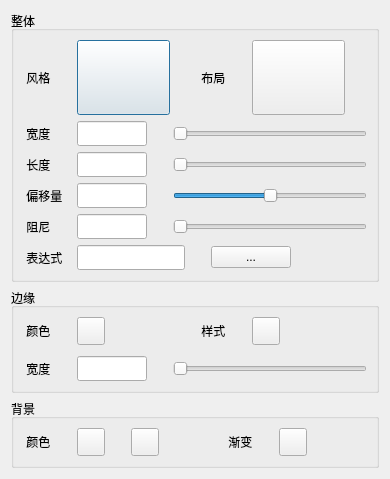
<?xml version="1.0" encoding="UTF-8"?>
<ui version="4.0">
 <class>CRulerMarkerDialog</class>
 <widget class="QDialog" name="CRulerMarkerDialog">
  <property name="geometry">
   <rect>
    <x>0</x>
    <y>0</y>
    <width>390</width>
    <height>474</height>
   </rect>
  </property>
  <property name="windowTitle">
   <string>Dialog</string>
  </property>
  <layout class="QGridLayout" name="gridLayout_4">
   <item row="0" column="0">
    <widget class="QGroupBox" name="groupBox">
     <property name="title">
      <string>整体</string>
     </property>
     <layout class="QGridLayout" name="gridLayout">
      <item row="0" column="0">
       <layout class="QHBoxLayout" name="horizontalLayout">
        <item>
         <widget class="QLabel" name="label">
          <property name="text">
           <string> 风格</string>
          </property>
         </widget>
        </item>
        <item>
         <spacer name="horizontalSpacer">
          <property name="orientation">
           <enum>Qt::Horizontal</enum>
          </property>
          <property name="sizeType">
           <enum>QSizePolicy::Fixed</enum>
          </property>
          <property name="sizeHint" stdset="0">
           <size>
            <width>20</width>
            <height>20</height>
           </size>
          </property>
         </spacer>
        </item>
        <item>
         <widget class="QPushButton" name="rMarkerStyBtn">
          <property name="minimumSize">
           <size>
            <width>93</width>
            <height>75</height>
           </size>
          </property>
          <property name="maximumSize">
           <size>
            <width>93</width>
            <height>75</height>
           </size>
          </property>
          <property name="text">
           <string/>
          </property>
         </widget>
        </item>
        <item>
         <spacer name="horizontalSpacer_2">
          <property name="orientation">
           <enum>Qt::Horizontal</enum>
          </property>
          <property name="sizeHint" stdset="0">
           <size>
            <width>40</width>
            <height>20</height>
           </size>
          </property>
         </spacer>
        </item>
        <item>
         <widget class="QLabel" name="label_12">
          <property name="text">
           <string> 布局</string>
          </property>
         </widget>
        </item>
        <item>
         <spacer name="horizontalSpacer_3">
          <property name="orientation">
           <enum>Qt::Horizontal</enum>
          </property>
          <property name="sizeType">
           <enum>QSizePolicy::Fixed</enum>
          </property>
          <property name="sizeHint" stdset="0">
           <size>
            <width>20</width>
            <height>20</height>
           </size>
          </property>
         </spacer>
        </item>
        <item>
         <widget class="QPushButton" name="rMarkerarrange">
          <property name="minimumSize">
           <size>
            <width>93</width>
            <height>75</height>
           </size>
          </property>
          <property name="maximumSize">
           <size>
            <width>93</width>
            <height>75</height>
           </size>
          </property>
          <property name="text">
           <string/>
          </property>
         </widget>
        </item>
        <item>
         <spacer name="horizontalSpacer_4">
          <property name="orientation">
           <enum>Qt::Horizontal</enum>
          </property>
          <property name="sizeHint" stdset="0">
           <size>
            <width>40</width>
            <height>20</height>
           </size>
          </property>
         </spacer>
        </item>
       </layout>
      </item>
      <item row="1" column="0">
       <layout class="QHBoxLayout" name="horizontalLayout_2">
        <item>
         <widget class="QLabel" name="label_2">
          <property name="text">
           <string> 宽度</string>
          </property>
         </widget>
        </item>
        <item>
         <spacer name="horizontalSpacer_5">
          <property name="orientation">
           <enum>Qt::Horizontal</enum>
          </property>
          <property name="sizeType">
           <enum>QSizePolicy::Fixed</enum>
          </property>
          <property name="sizeHint" stdset="0">
           <size>
            <width>20</width>
            <height>20</height>
           </size>
          </property>
         </spacer>
        </item>
        <item>
         <widget class="QLineEdit" name="rWidEdit">
          <property name="minimumSize">
           <size>
            <width>70</width>
            <height>25</height>
           </size>
          </property>
          <property name="maximumSize">
           <size>
            <width>70</width>
            <height>25</height>
           </size>
          </property>
         </widget>
        </item>
        <item>
         <spacer name="horizontalSpacer_6">
          <property name="orientation">
           <enum>Qt::Horizontal</enum>
          </property>
          <property name="sizeType">
           <enum>QSizePolicy::Fixed</enum>
          </property>
          <property name="sizeHint" stdset="0">
           <size>
            <width>20</width>
            <height>20</height>
           </size>
          </property>
         </spacer>
        </item>
        <item>
         <widget class="QSlider" name="rWidSlider">
          <property name="minimum">
           <number>10</number>
          </property>
          <property name="maximum">
           <number>250</number>
          </property>
          <property name="orientation">
           <enum>Qt::Horizontal</enum>
          </property>
         </widget>
        </item>
       </layout>
      </item>
      <item row="2" column="0">
       <layout class="QHBoxLayout" name="horizontalLayout_3">
        <item>
         <widget class="QLabel" name="label_3">
          <property name="text">
           <string> 长度</string>
          </property>
         </widget>
        </item>
        <item>
         <spacer name="horizontalSpacer_7">
          <property name="orientation">
           <enum>Qt::Horizontal</enum>
          </property>
          <property name="sizeType">
           <enum>QSizePolicy::Fixed</enum>
          </property>
          <property name="sizeHint" stdset="0">
           <size>
            <width>20</width>
            <height>20</height>
           </size>
          </property>
         </spacer>
        </item>
        <item>
         <widget class="QLineEdit" name="rLenEdit">
          <property name="minimumSize">
           <size>
            <width>70</width>
            <height>25</height>
           </size>
          </property>
          <property name="maximumSize">
           <size>
            <width>70</width>
            <height>25</height>
           </size>
          </property>
         </widget>
        </item>
        <item>
         <spacer name="horizontalSpacer_8">
          <property name="orientation">
           <enum>Qt::Horizontal</enum>
          </property>
          <property name="sizeType">
           <enum>QSizePolicy::Fixed</enum>
          </property>
          <property name="sizeHint" stdset="0">
           <size>
            <width>20</width>
            <height>20</height>
           </size>
          </property>
         </spacer>
        </item>
        <item>
         <widget class="QSlider" name="rLenSlider">
          <property name="minimum">
           <number>10</number>
          </property>
          <property name="maximum">
           <number>1000</number>
          </property>
          <property name="orientation">
           <enum>Qt::Horizontal</enum>
          </property>
         </widget>
        </item>
       </layout>
      </item>
      <item row="3" column="0">
       <layout class="QHBoxLayout" name="horizontalLayout_4">
        <item>
         <widget class="QLabel" name="label_4">
          <property name="text">
           <string> 偏移量</string>
          </property>
         </widget>
        </item>
        <item>
         <spacer name="horizontalSpacer_9">
          <property name="orientation">
           <enum>Qt::Horizontal</enum>
          </property>
          <property name="sizeType">
           <enum>QSizePolicy::Fixed</enum>
          </property>
          <property name="sizeHint" stdset="0">
           <size>
            <width>8</width>
            <height>20</height>
           </size>
          </property>
         </spacer>
        </item>
        <item>
         <widget class="QLineEdit" name="rOffsetEdit">
          <property name="minimumSize">
           <size>
            <width>70</width>
            <height>25</height>
           </size>
          </property>
          <property name="maximumSize">
           <size>
            <width>70</width>
            <height>25</height>
           </size>
          </property>
         </widget>
        </item>
        <item>
         <spacer name="horizontalSpacer_10">
          <property name="orientation">
           <enum>Qt::Horizontal</enum>
          </property>
          <property name="sizeType">
           <enum>QSizePolicy::Fixed</enum>
          </property>
          <property name="sizeHint" stdset="0">
           <size>
            <width>20</width>
            <height>20</height>
           </size>
          </property>
         </spacer>
        </item>
        <item>
         <widget class="QSlider" name="rOffsetSlider">
          <property name="minimum">
           <number>-550</number>
          </property>
          <property name="maximum">
           <number>550</number>
          </property>
          <property name="orientation">
           <enum>Qt::Horizontal</enum>
          </property>
         </widget>
        </item>
       </layout>
      </item>
      <item row="4" column="0">
       <layout class="QHBoxLayout" name="horizontalLayout_5">
        <item>
         <widget class="QLabel" name="label_5">
          <property name="text">
           <string> 阻尼</string>
          </property>
         </widget>
        </item>
        <item>
         <spacer name="horizontalSpacer_11">
          <property name="orientation">
           <enum>Qt::Horizontal</enum>
          </property>
          <property name="sizeType">
           <enum>QSizePolicy::Fixed</enum>
          </property>
          <property name="sizeHint" stdset="0">
           <size>
            <width>20</width>
            <height>20</height>
           </size>
          </property>
         </spacer>
        </item>
        <item>
         <widget class="QLineEdit" name="rStepEdit">
          <property name="minimumSize">
           <size>
            <width>70</width>
            <height>25</height>
           </size>
          </property>
          <property name="maximumSize">
           <size>
            <width>70</width>
            <height>25</height>
           </size>
          </property>
         </widget>
        </item>
        <item>
         <spacer name="horizontalSpacer_12">
          <property name="orientation">
           <enum>Qt::Horizontal</enum>
          </property>
          <property name="sizeType">
           <enum>QSizePolicy::Fixed</enum>
          </property>
          <property name="sizeHint" stdset="0">
           <size>
            <width>20</width>
            <height>20</height>
           </size>
          </property>
         </spacer>
        </item>
        <item>
         <widget class="QSlider" name="rStepSlider">
          <property name="maximum">
           <number>10</number>
          </property>
          <property name="orientation">
           <enum>Qt::Horizontal</enum>
          </property>
         </widget>
        </item>
       </layout>
      </item>
      <item row="5" column="0">
       <layout class="QHBoxLayout" name="horizontalLayout_6">
        <item>
         <widget class="QLabel" name="label_6">
          <property name="text">
           <string> 表达式</string>
          </property>
         </widget>
        </item>
        <item>
         <spacer name="horizontalSpacer_13">
          <property name="orientation">
           <enum>Qt::Horizontal</enum>
          </property>
          <property name="sizeType">
           <enum>QSizePolicy::Fixed</enum>
          </property>
          <property name="sizeHint" stdset="0">
           <size>
            <width>8</width>
            <height>20</height>
           </size>
          </property>
         </spacer>
        </item>
        <item>
         <widget class="QLineEdit" name="rExpEdit">
          <property name="minimumSize">
           <size>
            <width>0</width>
            <height>25</height>
           </size>
          </property>
          <property name="maximumSize">
           <size>
            <width>16777215</width>
            <height>25</height>
           </size>
          </property>
         </widget>
        </item>
        <item>
         <spacer name="horizontalSpacer_14">
          <property name="orientation">
           <enum>Qt::Horizontal</enum>
          </property>
          <property name="sizeType">
           <enum>QSizePolicy::Fixed</enum>
          </property>
          <property name="sizeHint" stdset="0">
           <size>
            <width>20</width>
            <height>20</height>
           </size>
          </property>
         </spacer>
        </item>
        <item>
         <widget class="QPushButton" name="rExpBtn">
          <property name="text">
           <string>...</string>
          </property>
         </widget>
        </item>
        <item>
         <spacer name="horizontalSpacer_15">
          <property name="orientation">
           <enum>Qt::Horizontal</enum>
          </property>
          <property name="sizeHint" stdset="0">
           <size>
            <width>40</width>
            <height>20</height>
           </size>
          </property>
         </spacer>
        </item>
       </layout>
      </item>
     </layout>
    </widget>
   </item>
   <item row="1" column="0">
    <widget class="QGroupBox" name="groupBox_2">
     <property name="title">
      <string>边缘</string>
     </property>
     <layout class="QGridLayout" name="gridLayout_2">
      <item row="0" column="0">
       <layout class="QVBoxLayout" name="verticalLayout_2">
        <item>
         <layout class="QHBoxLayout" name="horizontalLayout_7">
          <item>
           <widget class="QLabel" name="label_7">
            <property name="text">
             <string> 颜色</string>
            </property>
           </widget>
          </item>
          <item>
           <spacer name="horizontalSpacer_16">
            <property name="orientation">
             <enum>Qt::Horizontal</enum>
            </property>
            <property name="sizeType">
             <enum>QSizePolicy::Fixed</enum>
            </property>
            <property name="sizeHint" stdset="0">
             <size>
              <width>20</width>
              <height>20</height>
             </size>
            </property>
           </spacer>
          </item>
          <item>
           <widget class="QPushButton" name="redgeColorBtn">
            <property name="minimumSize">
             <size>
              <width>28</width>
              <height>28</height>
             </size>
            </property>
            <property name="maximumSize">
             <size>
              <width>28</width>
              <height>28</height>
             </size>
            </property>
            <property name="text">
             <string/>
            </property>
           </widget>
          </item>
          <item>
           <spacer name="horizontalSpacer_17">
            <property name="orientation">
             <enum>Qt::Horizontal</enum>
            </property>
            <property name="sizeHint" stdset="0">
             <size>
              <width>40</width>
              <height>20</height>
             </size>
            </property>
           </spacer>
          </item>
          <item>
           <widget class="QLabel" name="label_8">
            <property name="text">
             <string> 样式</string>
            </property>
           </widget>
          </item>
          <item>
           <spacer name="horizontalSpacer_18">
            <property name="orientation">
             <enum>Qt::Horizontal</enum>
            </property>
            <property name="sizeType">
             <enum>QSizePolicy::Fixed</enum>
            </property>
            <property name="sizeHint" stdset="0">
             <size>
              <width>20</width>
              <height>20</height>
             </size>
            </property>
           </spacer>
          </item>
          <item>
           <widget class="QPushButton" name="redgeStyleBtn">
            <property name="minimumSize">
             <size>
              <width>28</width>
              <height>28</height>
             </size>
            </property>
            <property name="maximumSize">
             <size>
              <width>28</width>
              <height>28</height>
             </size>
            </property>
            <property name="text">
             <string/>
            </property>
           </widget>
          </item>
          <item>
           <spacer name="horizontalSpacer_19">
            <property name="orientation">
             <enum>Qt::Horizontal</enum>
            </property>
            <property name="sizeHint" stdset="0">
             <size>
              <width>40</width>
              <height>20</height>
             </size>
            </property>
           </spacer>
          </item>
         </layout>
        </item>
        <item>
         <spacer name="verticalSpacer_6">
          <property name="orientation">
           <enum>Qt::Vertical</enum>
          </property>
          <property name="sizeType">
           <enum>QSizePolicy::Fixed</enum>
          </property>
          <property name="sizeHint" stdset="0">
           <size>
            <width>20</width>
            <height>5</height>
           </size>
          </property>
         </spacer>
        </item>
        <item>
         <layout class="QHBoxLayout" name="horizontalLayout_8">
          <item>
           <widget class="QLabel" name="label_9">
            <property name="text">
             <string> 宽度</string>
            </property>
           </widget>
          </item>
          <item>
           <spacer name="horizontalSpacer_20">
            <property name="orientation">
             <enum>Qt::Horizontal</enum>
            </property>
            <property name="sizeType">
             <enum>QSizePolicy::Fixed</enum>
            </property>
            <property name="sizeHint" stdset="0">
             <size>
              <width>20</width>
              <height>20</height>
             </size>
            </property>
           </spacer>
          </item>
          <item>
           <widget class="QLineEdit" name="redgeWidEdit">
            <property name="minimumSize">
             <size>
              <width>70</width>
              <height>25</height>
             </size>
            </property>
            <property name="maximumSize">
             <size>
              <width>70</width>
              <height>25</height>
             </size>
            </property>
           </widget>
          </item>
          <item>
           <spacer name="horizontalSpacer_21">
            <property name="orientation">
             <enum>Qt::Horizontal</enum>
            </property>
            <property name="sizeType">
             <enum>QSizePolicy::Fixed</enum>
            </property>
            <property name="sizeHint" stdset="0">
             <size>
              <width>20</width>
              <height>20</height>
             </size>
            </property>
           </spacer>
          </item>
          <item>
           <widget class="QSlider" name="redgeWidSlider">
            <property name="minimum">
             <number>1</number>
            </property>
            <property name="maximum">
             <number>10</number>
            </property>
            <property name="orientation">
             <enum>Qt::Horizontal</enum>
            </property>
           </widget>
          </item>
         </layout>
        </item>
       </layout>
      </item>
     </layout>
    </widget>
   </item>
   <item row="2" column="0">
    <widget class="QGroupBox" name="groupBox_3">
     <property name="title">
      <string>背景</string>
     </property>
     <layout class="QGridLayout" name="gridLayout_3">
      <item row="0" column="0">
       <layout class="QHBoxLayout" name="horizontalLayout_9">
        <item>
         <widget class="QLabel" name="label_10">
          <property name="text">
           <string> 颜色</string>
          </property>
         </widget>
        </item>
        <item>
         <spacer name="horizontalSpacer_22">
          <property name="orientation">
           <enum>Qt::Horizontal</enum>
          </property>
          <property name="sizeType">
           <enum>QSizePolicy::Fixed</enum>
          </property>
          <property name="sizeHint" stdset="0">
           <size>
            <width>20</width>
            <height>20</height>
           </size>
          </property>
         </spacer>
        </item>
        <item>
         <widget class="QPushButton" name="rcolor1Btn">
          <property name="minimumSize">
           <size>
            <width>28</width>
            <height>28</height>
           </size>
          </property>
          <property name="maximumSize">
           <size>
            <width>28</width>
            <height>28</height>
           </size>
          </property>
          <property name="text">
           <string/>
          </property>
         </widget>
        </item>
        <item>
         <spacer name="horizontalSpacer_23">
          <property name="orientation">
           <enum>Qt::Horizontal</enum>
          </property>
          <property name="sizeType">
           <enum>QSizePolicy::Fixed</enum>
          </property>
          <property name="sizeHint" stdset="0">
           <size>
            <width>20</width>
            <height>20</height>
           </size>
          </property>
         </spacer>
        </item>
        <item>
         <widget class="QPushButton" name="rcolor2Btn">
          <property name="minimumSize">
           <size>
            <width>28</width>
            <height>28</height>
           </size>
          </property>
          <property name="maximumSize">
           <size>
            <width>28</width>
            <height>28</height>
           </size>
          </property>
          <property name="text">
           <string/>
          </property>
         </widget>
        </item>
        <item>
         <spacer name="horizontalSpacer_24">
          <property name="orientation">
           <enum>Qt::Horizontal</enum>
          </property>
          <property name="sizeHint" stdset="0">
           <size>
            <width>40</width>
            <height>20</height>
           </size>
          </property>
         </spacer>
        </item>
        <item>
         <widget class="QLabel" name="label_11">
          <property name="text">
           <string> 渐变</string>
          </property>
         </widget>
        </item>
        <item>
         <spacer name="horizontalSpacer_25">
          <property name="orientation">
           <enum>Qt::Horizontal</enum>
          </property>
          <property name="sizeType">
           <enum>QSizePolicy::Fixed</enum>
          </property>
          <property name="sizeHint" stdset="0">
           <size>
            <width>20</width>
            <height>20</height>
           </size>
          </property>
         </spacer>
        </item>
        <item>
         <widget class="QPushButton" name="rgradStyleBtn">
          <property name="minimumSize">
           <size>
            <width>28</width>
            <height>28</height>
           </size>
          </property>
          <property name="maximumSize">
           <size>
            <width>28</width>
            <height>28</height>
           </size>
          </property>
          <property name="text">
           <string/>
          </property>
         </widget>
        </item>
        <item>
         <spacer name="horizontalSpacer_26">
          <property name="orientation">
           <enum>Qt::Horizontal</enum>
          </property>
          <property name="sizeHint" stdset="0">
           <size>
            <width>40</width>
            <height>20</height>
           </size>
          </property>
         </spacer>
        </item>
       </layout>
      </item>
     </layout>
    </widget>
   </item>
  </layout>
 </widget>
 <resources/>
 <connections/>
</ui>
